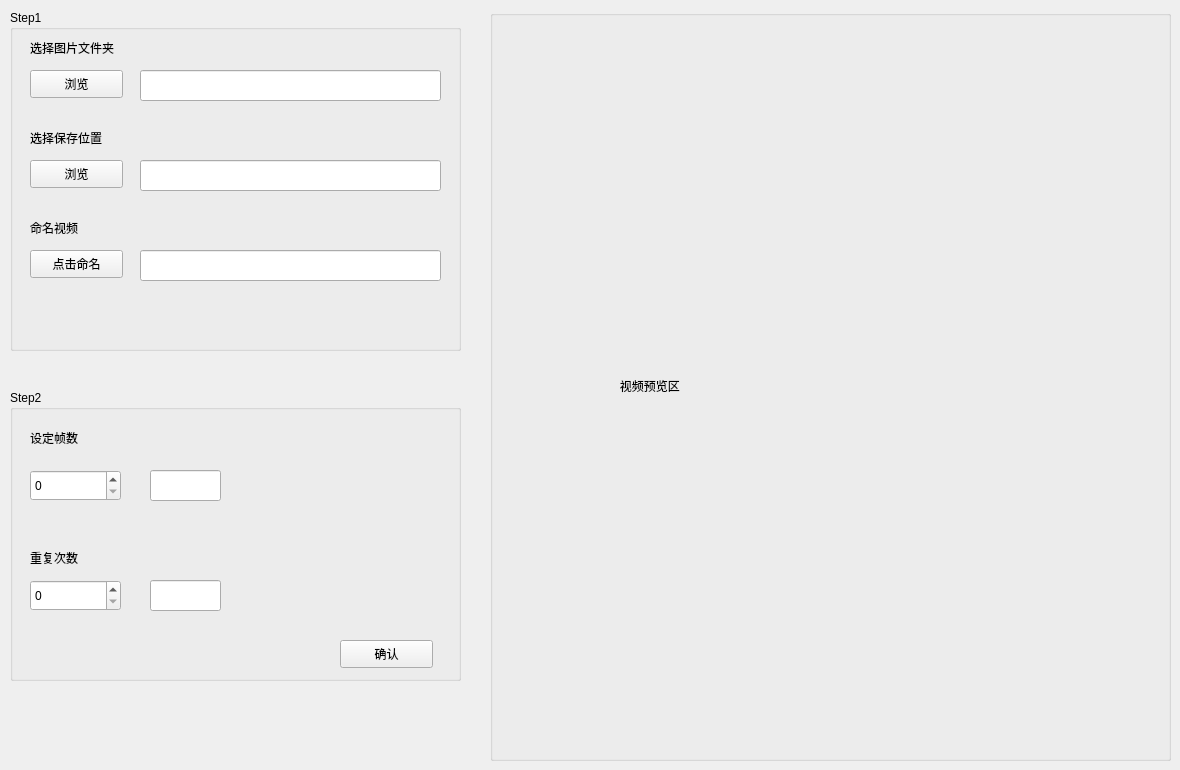
    <widget class="QWidget" name="tab_3">
     <attribute name="title">
      <string>视频合成</string>
     </attribute>
     <widget class="QGroupBox" name="groupBox_11">
      <property name="geometry">
       <rect>
        <x>10</x>
        <y>10</y>
        <width>451</width>
        <height>341</height>
       </rect>
      </property>
      <property name="title">
       <string>Step1</string>
      </property>
      <widget class="QLabel" name="label_9">
       <property name="geometry">
        <rect>
         <x>20</x>
         <y>30</y>
         <width>111</width>
         <height>16</height>
        </rect>
       </property>
       <property name="text">
        <string>选择图片文件夹</string>
       </property>
      </widget>
      <widget class="QPushButton" name="SelectFileBtn_4">
       <property name="geometry">
        <rect>
         <x>20</x>
         <y>60</y>
         <width>93</width>
         <height>28</height>
        </rect>
       </property>
       <property name="text">
        <string>浏览</string>
       </property>
      </widget>
      <widget class="QLineEdit" name="lineEdit_9">
       <property name="geometry">
        <rect>
         <x>130</x>
         <y>60</y>
         <width>301</width>
         <height>31</height>
        </rect>
       </property>
       <property name="cursor">
        <cursorShape>ArrowCursor</cursorShape>
       </property>
       <property name="focusPolicy">
        <enum>Qt::NoFocus</enum>
       </property>
      </widget>
      <widget class="QLabel" name="label_10">
       <property name="geometry">
        <rect>
         <x>20</x>
         <y>210</y>
         <width>72</width>
         <height>15</height>
        </rect>
       </property>
       <property name="text">
        <string>命名视频</string>
       </property>
      </widget>
      <widget class="QPushButton" name="NameBtn_2">
       <property name="geometry">
        <rect>
         <x>20</x>
         <y>240</y>
         <width>93</width>
         <height>28</height>
        </rect>
       </property>
       <property name="text">
        <string>点击命名</string>
       </property>
      </widget>
      <widget class="QLabel" name="label_59">
       <property name="geometry">
        <rect>
         <x>20</x>
         <y>120</y>
         <width>91</width>
         <height>16</height>
        </rect>
       </property>
       <property name="text">
        <string>选择保存位置</string>
       </property>
      </widget>
      <widget class="QLineEdit" name="lineEdit_10">
       <property name="geometry">
        <rect>
         <x>130</x>
         <y>240</y>
         <width>301</width>
         <height>31</height>
        </rect>
       </property>
       <property name="cursor">
        <cursorShape>ArrowCursor</cursorShape>
       </property>
       <property name="focusPolicy">
        <enum>Qt::NoFocus</enum>
       </property>
      </widget>
      <widget class="QPushButton" name="SelectSaveAdressBtn_3">
       <property name="geometry">
        <rect>
         <x>20</x>
         <y>150</y>
         <width>93</width>
         <height>28</height>
        </rect>
       </property>
       <property name="text">
        <string>浏览</string>
       </property>
      </widget>
      <widget class="QLineEdit" name="lineEdit_45">
       <property name="geometry">
        <rect>
         <x>130</x>
         <y>150</y>
         <width>301</width>
         <height>31</height>
        </rect>
       </property>
       <property name="cursor">
        <cursorShape>ArrowCursor</cursorShape>
       </property>
       <property name="focusPolicy">
        <enum>Qt::NoFocus</enum>
       </property>
      </widget>
     </widget>
     <widget class="QGroupBox" name="groupBox_12">
      <property name="geometry">
       <rect>
        <x>10</x>
        <y>390</y>
        <width>451</width>
        <height>291</height>
       </rect>
      </property>
      <property name="title">
       <string>Step2</string>
      </property>
      <widget class="QLabel" name="label_13">
       <property name="geometry">
        <rect>
         <x>20</x>
         <y>40</y>
         <width>72</width>
         <height>15</height>
        </rect>
       </property>
       <property name="text">
        <string>设定帧数</string>
       </property>
      </widget>
      <widget class="QSpinBox" name="spinBox_5">
       <property name="geometry">
        <rect>
         <x>20</x>
         <y>80</y>
         <width>91</width>
         <height>31</height>
        </rect>
       </property>
      </widget>
      <widget class="QLineEdit" name="lineEdit_13">
       <property name="geometry">
        <rect>
         <x>140</x>
         <y>80</y>
         <width>71</width>
         <height>31</height>
        </rect>
       </property>
       <property name="cursor">
        <cursorShape>ArrowCursor</cursorShape>
       </property>
       <property name="focusPolicy">
        <enum>Qt::NoFocus</enum>
       </property>
      </widget>
      <widget class="QLabel" name="label_14">
       <property name="geometry">
        <rect>
         <x>20</x>
         <y>160</y>
         <width>72</width>
         <height>15</height>
        </rect>
       </property>
       <property name="text">
        <string>重复次数</string>
       </property>
      </widget>
      <widget class="QSpinBox" name="spinBox_6">
       <property name="geometry">
        <rect>
         <x>20</x>
         <y>190</y>
         <width>91</width>
         <height>31</height>
        </rect>
       </property>
      </widget>
      <widget class="QLineEdit" name="lineEdit_14">
       <property name="geometry">
        <rect>
         <x>140</x>
         <y>190</y>
         <width>71</width>
         <height>31</height>
        </rect>
       </property>
       <property name="cursor">
        <cursorShape>ArrowCursor</cursorShape>
       </property>
       <property name="focusPolicy">
        <enum>Qt::NoFocus</enum>
       </property>
      </widget>
      <widget class="QPushButton" name="ConfirmBtn_7">
       <property name="geometry">
        <rect>
         <x>330</x>
         <y>250</y>
         <width>93</width>
         <height>28</height>
        </rect>
       </property>
       <property name="text">
        <string>确认</string>
       </property>
      </widget>
     </widget>
     <widget class="QGroupBox" name="groupBox_7">
      <property name="geometry">
       <rect>
        <x>490</x>
        <y>10</y>
        <width>681</width>
        <height>751</height>
       </rect>
      </property>
      <property name="title">
       <string/>
      </property>
      <widget class="QLabel" name="label_43">
       <property name="geometry">
        <rect>
         <x>0</x>
         <y>0</y>
         <width>681</width>
         <height>751</height>
        </rect>
       </property>
       <property name="text">
        <string>                                       视频预览区</string>
       </property>
      </widget>
     </widget>
    </widget>
